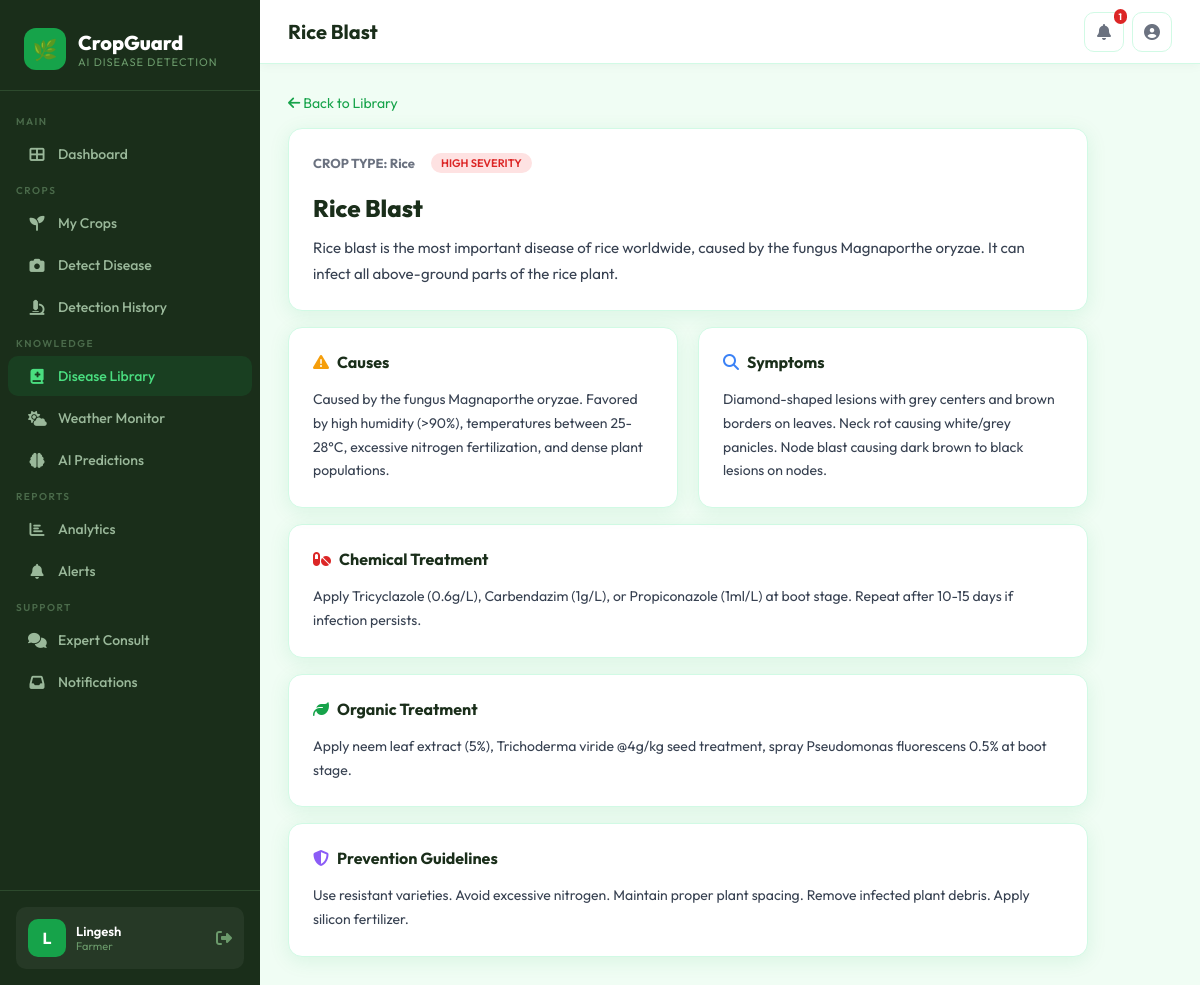
Screenshot of /diseases/1 (signed in) with the database file from the repository.
### tables this page shows
CREATE TABLE diseases (
        id INTEGER PRIMARY KEY AUTOINCREMENT,
        name TEXT,
        crop_type TEXT,
        description TEXT,
        causes TEXT,
        symptoms TEXT,
        chemical_treatment TEXT,
        organic_treatment TEXT,
        prevention TEXT,
        severity_level TEXT
    );

### app.py (the view)
@app.route('/diseases/<int:disease_id>')
@login_required
def disease_detail(disease_id):
    db = get_db()
    disease = db.execute("SELECT * FROM diseases WHERE id=?", (disease_id,)).fetchone()
    db.close()
    if not disease:
        flash('Disease not found.', 'error')
        return redirect(url_for('diseases'))
    return render_template('disease_detail.html', disease=disease)

### app.py (called while the page is built)
def get_db():
    db = sqlite3.connect(app.config['DATABASE'])
    db.row_factory = sqlite3.Row
    return db

def login_required(f):
    @wraps(f)
    def decorated(*args, **kwargs):
        if 'user_id' not in session:
            return redirect(url_for('login'))
        return f(*args, **kwargs)
    return decorated

### templates/disease_detail.html (shortened to what this page needs)
{% extends "base.html" %}
{% block page_title %}{{ disease.name }}{% endblock %}
{% block content %}
<div style="max-width:800px;">
  <div style="margin-bottom:16px;">
    <a href="{{ url_for('diseases') }}" style="color:#16a34a;text-decoration:none;font-size:14px;"><i class="fas fa-arrow-left"></i> Back to Library</a>
  </div>
  <div class="card" style="margin-bottom:16px;">
    <div style="display:flex;align-items:center;gap:16px;margin-bottom:20px;">
      <div style="font-size:13px;font-weight:700;color:#6b7280;">CROP TYPE: {{ disease.crop_type }}</div>
      <span class="badge-pill badge-{{ disease.severity_level }}">{{ disease.severity_level|upper }} SEVERITY</span>
    </div>
    <h2 style="font-size:24px;font-weight:800;margin-bottom:12px;">{{ disease.name }}</h2>
    <p style="font-size:15px;line-height:1.7;color:#374151;">{{ disease.description }}</p>
  </div>
  <div class="grid-2" style="margin-bottom:16px;">
    <div class="card">
      <div class="card-title"><i class="fas fa-exclamation-triangle" style="color:#f59e0b;"></i> Causes</div>
      <p style="font-size:14px;color:#374151;line-height:1.7;">{{ disease.causes }}</p>
    </div>
    <div class="card">
      <div class="card-title"><i class="fas fa-search" style="color:#3b82f6;"></i> Symptoms</div>
      <p style="font-size:14px;color:#374151;line-height:1.7;">{{ disease.symptoms }}</p>
    </div>
  </div>
  <div class="card" style="margin-bottom:16px;">
    <div class="card-title"><i class="fas fa-pills" style="color:#dc2626;"></i> Chemical Treatment</div>
    <p style="font-size:14px;color:#374151;line-height:1.7;">{{ disease.chemical_treatment }}</p>
  </div>
  <div class="card" style="margin-bottom:16px;">
    <div class="card-title"><i class="fas fa-leaf" style="color:#16a34a;"></i> Organic Treatment</div>
    <p style="font-size:14px;color:#374151;line-height:1.7;">{{ disease.organic_treatment }}</p>
  </div>
  <div class="card">
    <div class="card-title"><i class="fas fa-shield-alt" style="color:#8b5cf6;"></i> Prevention Guidelines</div>
    <p style="font-size:14px;color:#374151;line-height:1.7;">{{ disease.prevention }}</p>
  </div>
</div>
{% endblock %}

### templates/base.html (style rules this page uses)
:root { --primary: #16a34a; --primary-dark: #15803d; --primary-light: #bbf7d0; --accent: #f59e0b; --danger: #dc2626; --warning: #f59e0b; --info: #3b82f6; --bg: #f0fdf4; --surface: #ffffff; --border: #d1fae5; --text: #1a2e1a; --text-muted: #6b7280; --sidebar-w: 260px; --radius: 14px; --shadow: 0 4px 20px rgba(22,163,74,0.10); }
* { margin: 0; padding: 0; box-sizing: border-box; }
body { font-family: 'Outfit', sans-serif; background: var(--bg); color: var(--text); min-height: 100vh; }
.card { background: white; border-radius: var(--radius); padding: 24px; box-shadow: var(--shadow); border: 1px solid var(--border); }
.card-title { font-size: 16px; font-weight: 700; margin-bottom: 16px; display: flex; align-items: center; gap: 8px; }
.badge-pill { display: inline-flex; align-items: center; gap: 4px; padding: 3px 10px; border-radius: 20px; font-size: 11px; font-weight: 600; }
.badge-high { background: #fee2e2; color: #dc2626; }
.grid-2 { display: grid; grid-template-columns: 1fr 1fr; gap: 20px; }

### rows the page displays
diseases: name "Rice Blast", crop_type "Rice", severity_level "HIGH", description "Rice blast is the most important disease of rice worldwide, caused by the fungus Magnaporthe oryzae. It can infect all above-ground parts of the rice plant.", causes "Caused by the fungus Magnaporthe oryzae. Favored by high humidity (>90%), temperatures between 25-28°C, excessive nitrogen fertilization, and dense plant populations.", symptoms "Diamond-shaped lesions with grey centers and brown borders on leaves. Neck rot causing white/grey panicles. Node blast causing dark brown to black lesions on nodes.", chemical_treatment "Apply Tricyclazole (0.6g/L), Carbendazim (1g/L), or Propiconazole (1ml/L) at boot stage. Repeat after 10-15 days if infection persists.", organic_treatment "Apply neem leaf extract (5%), Trichoderma viride @4g/kg seed treatment, spray Pseudomonas fluorescens 0.5% at boot stage.", prevention "Use resistant varieties. Avoid excessive nitrogen. Maintain proper plant spacing. Remove infected plant debris. Apply silicon fertilizer."

### other values shown
{{ session.get('full_name', 'U')[0].upper() }} "L"
{{ session.get('full_name', session.get('username')) }} "Lingesh"
{{ session.get('role', 'farmer') }} "Farmer"
